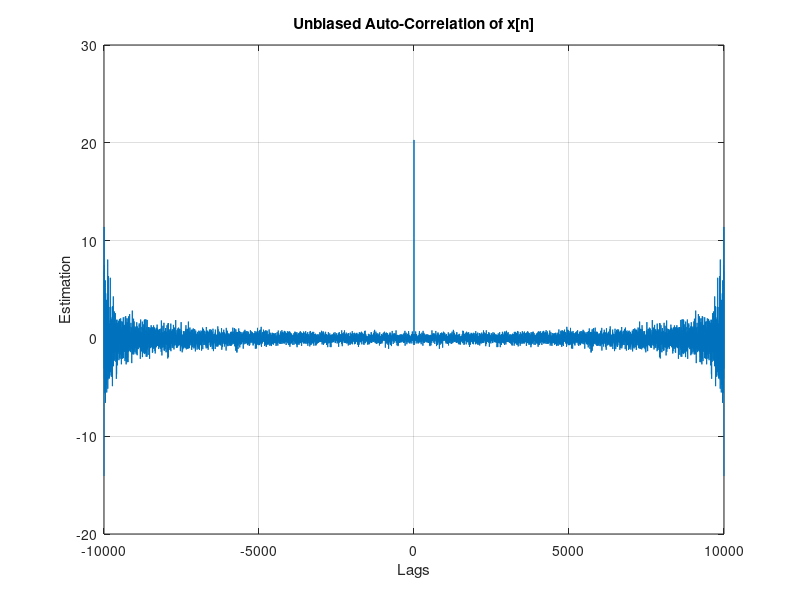
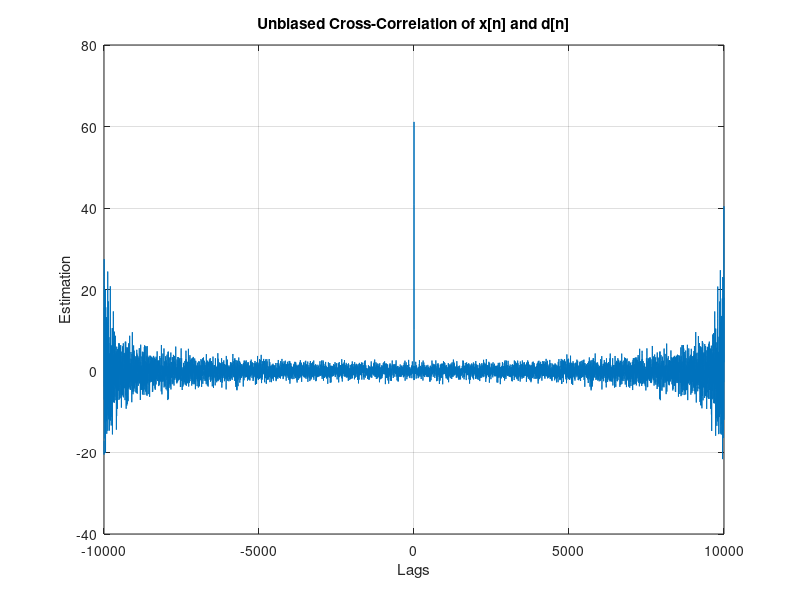

Reproduce these figures in MATLAB, in order.
clc;
clear all;
close all;

% generate and display input random white gaussian noise
L=10000;
mu=0;

sigma_v=sqrt(1);
v=sigma_v*randn(L,1)+mu;
sigma_s=sqrt(10);
s=sigma_s*randn(L,1)+mu;

% FIR filters
g=[1,1];
h=[1,2,1];

x=conv(s,g);
x=x(1:10000);
t=conv(x,h);
d=t(1:10000)+v;

% Unbiased estimate
[UE_xx lag_xx]=xcorr(x,x,'unbiased');
[UE_dx lag_dx]=xcorr(d,x,'unbiased');

figure()
plot(lag_xx, UE_xx);title('Unbiased Auto-Correlation of x[n]');ylabel('Estimation');xlabel('Lags');grid
figure()
plot(lag_dx, UE_dx);title('Unbiased Cross-Correlation of x[n] and d[n]');ylabel('Estimation');xlabel('Lags');grid

pos=find(lag_xx==0);
xx=UE_xx(pos:pos+2);

pos=find(lag_dx==0);
dx=UE_dx(pos:pos+2);


